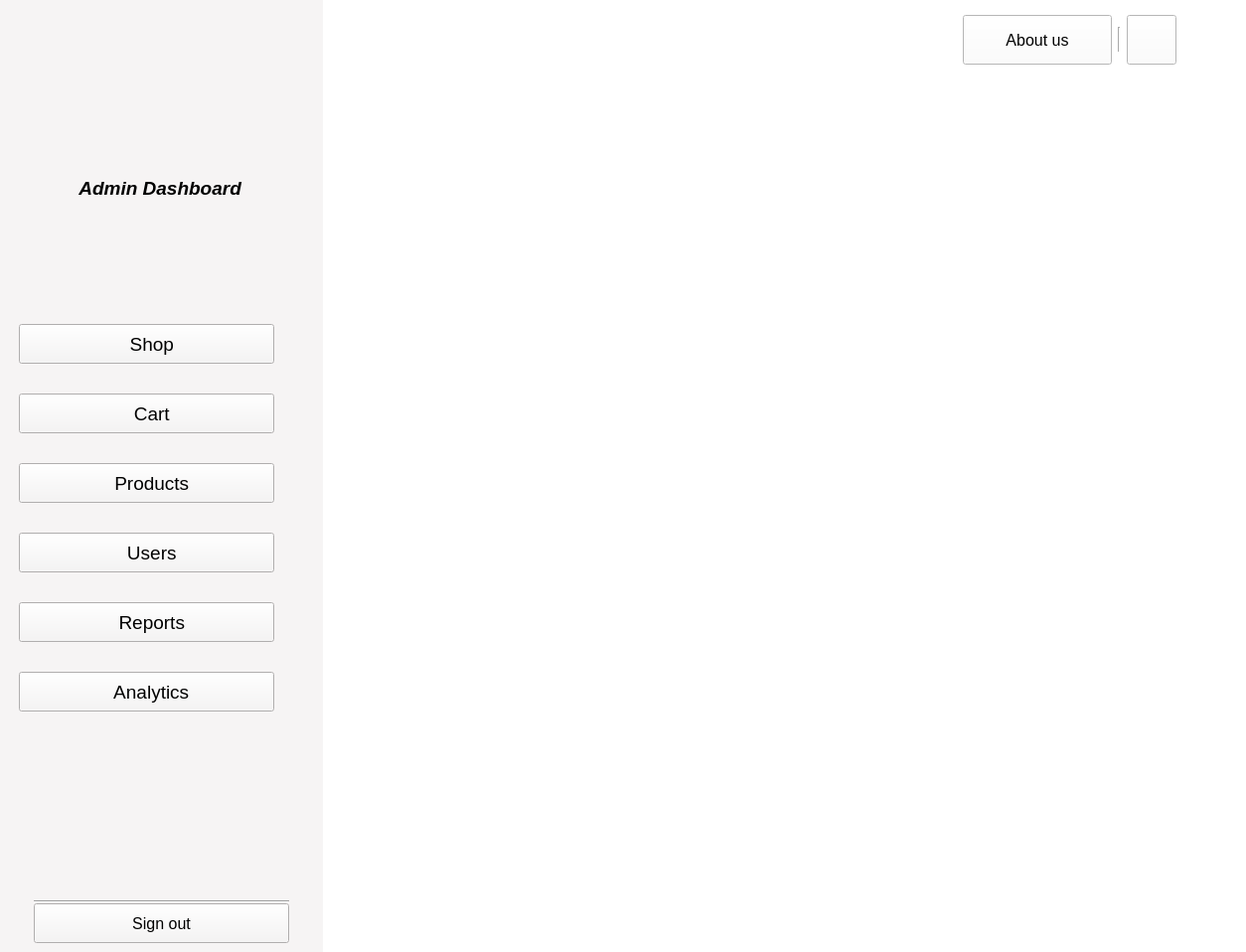
<?xml version="1.0" encoding="UTF-8"?>
<ui version="4.0">
 <class>AdminDashboard</class>
 <widget class="QMainWindow" name="AdminDashboard">
  <property name="geometry">
   <rect>
    <x>0</x>
    <y>0</y>
    <width>1254</width>
    <height>958</height>
   </rect>
  </property>
  <property name="font">
   <font>
    <family>Segoe UI</family>
    <weight>75</weight>
    <italic>true</italic>
    <bold>true</bold>
   </font>
  </property>
  <property name="windowTitle">
   <string>AdminDashboard</string>
  </property>
  <property name="toolTipDuration">
   <number>-1</number>
  </property>
  <property name="layoutDirection">
   <enum>Qt::LeftToRight</enum>
  </property>
  <property name="styleSheet">
   <string notr="true">background-color:#fff;
</string>
  </property>
  <property name="tabShape">
   <enum>QTabWidget::Rounded</enum>
  </property>
  <widget class="QWidget" name="centralwidget">
   <layout class="QGridLayout" name="gridLayout">
    <property name="leftMargin">
     <number>0</number>
    </property>
    <property name="topMargin">
     <number>0</number>
    </property>
    <property name="rightMargin">
     <number>0</number>
    </property>
    <property name="bottomMargin">
     <number>0</number>
    </property>
    <item row="2" column="2">
     <spacer name="verticalSpacer">
      <property name="orientation">
       <enum>Qt::Vertical</enum>
      </property>
      <property name="sizeHint" stdset="0">
       <size>
        <width>20</width>
        <height>783</height>
       </size>
      </property>
     </spacer>
    </item>
    <item row="2" column="1">
     <spacer name="horizontalSpacer_2">
      <property name="orientation">
       <enum>Qt::Horizontal</enum>
      </property>
      <property name="sizeType">
       <enum>QSizePolicy::Fixed</enum>
      </property>
      <property name="sizeHint" stdset="0">
       <size>
        <width>40</width>
        <height>20</height>
       </size>
      </property>
     </spacer>
    </item>
    <item row="1" column="1">
     <spacer name="verticalSpacer_2">
      <property name="orientation">
       <enum>Qt::Vertical</enum>
      </property>
      <property name="sizeType">
       <enum>QSizePolicy::Fixed</enum>
      </property>
      <property name="sizeHint" stdset="0">
       <size>
        <width>20</width>
        <height>10</height>
       </size>
      </property>
     </spacer>
    </item>
    <item row="0" column="1" colspan="2">
     <layout class="QHBoxLayout" name="horizontalLayout_3">
      <property name="leftMargin">
       <number>30</number>
      </property>
      <property name="topMargin">
       <number>15</number>
      </property>
      <property name="rightMargin">
       <number>70</number>
      </property>
      <item>
       <layout class="QHBoxLayout" name="horizontalLayout_2"/>
      </item>
      <item>
       <spacer name="horizontalSpacer">
        <property name="orientation">
         <enum>Qt::Horizontal</enum>
        </property>
        <property name="sizeHint" stdset="0">
         <size>
          <width>40</width>
          <height>20</height>
         </size>
        </property>
       </spacer>
      </item>
      <item>
       <layout class="QHBoxLayout" name="horizontalLayout">
        <item>
         <widget class="QPushButton" name="aboutUs_button">
          <property name="minimumSize">
           <size>
            <width>150</width>
            <height>50</height>
           </size>
          </property>
          <property name="maximumSize">
           <size>
            <width>150</width>
            <height>50</height>
           </size>
          </property>
          <property name="font">
           <font>
            <family>Segoe UI</family>
            <pointsize>12</pointsize>
            <weight>50</weight>
            <italic>false</italic>
            <bold>false</bold>
            <strikeout>false</strikeout>
           </font>
          </property>
          <property name="mouseTracking">
           <bool>true</bool>
          </property>
          <property name="tabletTracking">
           <bool>true</bool>
          </property>
          <property name="layoutDirection">
           <enum>Qt::LeftToRight</enum>
          </property>
          <property name="styleSheet">
           <string notr="true">QPushButton {
 background-color: #f6f4f4;
border-radius:25px;
color:black;
;
}
QPushButton#quit_button {
   background-color: green;
}
QPushButton::pressed {
background-color: #fff;
}
QpushButton{
border: 2px solid #555;
    border-radius: 20px;
    border-style: outset;
border-width:200px;
    
}
QPushButton:hover {
   background-color: #81cdc6;
   transition: background-color 0.5s cubic-bezier(0.4, 0, 0.2, 1);
color:#fff;
}

shoppingbag:hover{
color:#fff;
background-repeat:no-repeat;
}

border:none;
</string>
          </property>
          <property name="text">
           <string>About us</string>
          </property>
          <property name="icon">
           <iconset>
            <normaloff>:/Help/help.png</normaloff>:/Help/help.png</iconset>
          </property>
          <property name="iconSize">
           <size>
            <width>30</width>
            <height>30</height>
           </size>
          </property>
         </widget>
        </item>
        <item>
         <widget class="Line" name="line">
          <property name="sizePolicy">
           <sizepolicy hsizetype="Fixed" vsizetype="Minimum">
            <horstretch>0</horstretch>
            <verstretch>25</verstretch>
           </sizepolicy>
          </property>
          <property name="minimumSize">
           <size>
            <width>0</width>
            <height>25</height>
           </size>
          </property>
          <property name="maximumSize">
           <size>
            <width>16777215</width>
            <height>25</height>
           </size>
          </property>
          <property name="font">
           <font>
            <family>Segoe UI</family>
            <weight>75</weight>
            <bold>true</bold>
           </font>
          </property>
          <property name="orientation">
           <enum>Qt::Vertical</enum>
          </property>
         </widget>
        </item>
        <item>
         <widget class="QPushButton" name="help_button">
          <property name="minimumSize">
           <size>
            <width>50</width>
            <height>50</height>
           </size>
          </property>
          <property name="maximumSize">
           <size>
            <width>50</width>
            <height>50</height>
           </size>
          </property>
          <property name="font">
           <font>
            <family>Segoe UI</family>
            <pointsize>14</pointsize>
            <weight>50</weight>
            <italic>false</italic>
            <bold>false</bold>
            <strikeout>false</strikeout>
           </font>
          </property>
          <property name="mouseTracking">
           <bool>true</bool>
          </property>
          <property name="tabletTracking">
           <bool>true</bool>
          </property>
          <property name="layoutDirection">
           <enum>Qt::LeftToRight</enum>
          </property>
          <property name="styleSheet">
           <string notr="true">QPushButton {
 background-color: #f6f4f4;
border-radius:25px;
color:black;
;
}
QPushButton#quit_button {
   background-color: green;
}
QPushButton::pressed {
background-color: #fff;
}
QpushButton{
border: 2px solid #555;
    border-radius: 20px;
    border-style: outset;
border-width:200px;
    
}
QPushButton:hover {
   background-color: #81cdc6;
   transition: background-color 0.5s cubic-bezier(0.4, 0, 0.2, 1);
color:#fff;
}

shoppingbag:hover{
color:#fff;
background-repeat:no-repeat;
}

border:none;
</string>
          </property>
          <property name="text">
           <string/>
          </property>
          <property name="icon">
           <iconset resource="logo.qrc">
            <normaloff>:/Info/info.png</normaloff>:/Info/info.png</iconset>
          </property>
          <property name="iconSize">
           <size>
            <width>20</width>
            <height>20</height>
           </size>
          </property>
         </widget>
        </item>
       </layout>
      </item>
     </layout>
    </item>
    <item row="0" column="0" rowspan="3">
     <widget class="QWidget" name="widget_2" native="true">
      <property name="sizePolicy">
       <sizepolicy hsizetype="Preferred" vsizetype="Preferred">
        <horstretch>0</horstretch>
        <verstretch>0</verstretch>
       </sizepolicy>
      </property>
      <property name="minimumSize">
       <size>
        <width>325</width>
        <height>0</height>
       </size>
      </property>
      <property name="maximumSize">
       <size>
        <width>325</width>
        <height>16777215</height>
       </size>
      </property>
      <property name="font">
       <font>
        <pointsize>10</pointsize>
       </font>
      </property>
      <property name="toolTipDuration">
       <number>-1</number>
      </property>
      <property name="styleSheet">
       <string notr="true">background-color: #f6f4f4 ;
</string>
      </property>
      <layout class="QVBoxLayout" name="verticalLayout_5">
       <item>
        <layout class="QVBoxLayout" name="verticalLayout_4">
         <property name="spacing">
          <number>0</number>
         </property>
         <property name="leftMargin">
          <number>50</number>
         </property>
         <property name="topMargin">
          <number>10</number>
         </property>
         <property name="bottomMargin">
          <number>10</number>
         </property>
         <item>
          <widget class="QLabel" name="logo">
           <property name="minimumSize">
            <size>
             <width>200</width>
             <height>150</height>
            </size>
           </property>
           <property name="maximumSize">
            <size>
             <width>200</width>
             <height>150</height>
            </size>
           </property>
           <property name="styleSheet">
            <string notr="true">image: url(:/Icon/logo.png);</string>
           </property>
           <property name="frameShape">
            <enum>QFrame::NoFrame</enum>
           </property>
           <property name="frameShadow">
            <enum>QFrame::Plain</enum>
           </property>
           <property name="text">
            <string/>
           </property>
           <property name="scaledContents">
            <bool>false</bool>
           </property>
           <property name="alignment">
            <set>Qt::AlignCenter</set>
           </property>
          </widget>
         </item>
         <item>
          <widget class="QLabel" name="adminLabel">
           <property name="font">
            <font>
             <family>Segoe UI</family>
             <pointsize>14</pointsize>
             <weight>75</weight>
             <italic>true</italic>
             <bold>true</bold>
            </font>
           </property>
           <property name="layoutDirection">
            <enum>Qt::LeftToRight</enum>
           </property>
           <property name="styleSheet">
            <string notr="true">background:none;</string>
           </property>
           <property name="text">
            <string>    Admin Dashboard</string>
           </property>
           <property name="alignment">
            <set>Qt::AlignLeading|Qt::AlignLeft|Qt::AlignVCenter</set>
           </property>
          </widget>
         </item>
        </layout>
       </item>
       <item>
        <spacer name="verticalSpacer_3">
         <property name="orientation">
          <enum>Qt::Vertical</enum>
         </property>
         <property name="sizeType">
          <enum>QSizePolicy::Fixed</enum>
         </property>
         <property name="sizeHint" stdset="0">
          <size>
           <width>20</width>
           <height>50</height>
          </size>
         </property>
        </spacer>
       </item>
       <item>
        <layout class="QVBoxLayout" name="verticalLayout_3">
         <property name="spacing">
          <number>0</number>
         </property>
         <property name="topMargin">
          <number>50</number>
         </property>
         <item>
          <layout class="QVBoxLayout" name="verticalLayout">
           <property name="spacing">
            <number>30</number>
           </property>
           <property name="leftMargin">
            <number>10</number>
           </property>
           <property name="rightMargin">
            <number>40</number>
           </property>
           <item>
            <widget class="QPushButton" name="shop_button">
             <property name="minimumSize">
              <size>
               <width>150</width>
               <height>40</height>
              </size>
             </property>
             <property name="maximumSize">
              <size>
               <width>500</width>
               <height>16777215</height>
              </size>
             </property>
             <property name="font">
              <font>
               <family>Segoe UI</family>
               <pointsize>14</pointsize>
               <weight>50</weight>
               <italic>false</italic>
               <bold>false</bold>
               <strikeout>false</strikeout>
              </font>
             </property>
             <property name="mouseTracking">
              <bool>true</bool>
             </property>
             <property name="tabletTracking">
              <bool>true</bool>
             </property>
             <property name="layoutDirection">
              <enum>Qt::LeftToRight</enum>
             </property>
             <property name="styleSheet">
              <string notr="true">QPushButton {
 background-color: #f6f4f4;
border-radius:17px;
color:black;
padding-right:98px;
}
QPushButton#quit_button {
   background-color: green;
}
QPushButton::pressed {
background-color: #fff;
}
QpushButton{
border: 2px solid #555;
    border-radius: 20px;
    border-style: outset;
border-width:200px;
    
}
QPushButton:hover {
   background-color: #81cdc6;
   transition: background-color 0.5s cubic-bezier(0.4, 0, 0.2, 1);
color:#fff;
}

shoppingbag:hover{
color:#fff;
background-repeat:no-repeat;
}

border:none;
</string>
             </property>
             <property name="text">
              <string>  Shop</string>
             </property>
             <property name="icon">
              <iconset resource="logo.qrc">
               <normaloff>:/Shop/shopping-bag.png</normaloff>
               <normalon>:/Shop/white_bag.png</normalon>:/Shop/shopping-bag.png</iconset>
             </property>
             <property name="iconSize">
              <size>
               <width>20</width>
               <height>20</height>
              </size>
             </property>
            </widget>
           </item>
           <item>
            <widget class="QPushButton" name="cart_button">
             <property name="minimumSize">
              <size>
               <width>150</width>
               <height>40</height>
              </size>
             </property>
             <property name="maximumSize">
              <size>
               <width>500</width>
               <height>16777215</height>
              </size>
             </property>
             <property name="font">
              <font>
               <family>Segoe UI</family>
               <pointsize>14</pointsize>
               <weight>50</weight>
               <italic>false</italic>
               <bold>false</bold>
               <strikeout>false</strikeout>
              </font>
             </property>
             <property name="mouseTracking">
              <bool>true</bool>
             </property>
             <property name="tabletTracking">
              <bool>true</bool>
             </property>
             <property name="layoutDirection">
              <enum>Qt::LeftToRight</enum>
             </property>
             <property name="styleSheet">
              <string notr="true">QPushButton {
 background-color: #f6f4f4;
border-radius:17px;
color:black;
padding-right:106px;
}
QPushButton#quit_button {
   background-color: green;
}
QPushButton::pressed {
background-color: #fff;
}
QpushButton{
border: 2px solid #555;
    border-radius: 20px;
    border-style: outset;
border-width:200px;
    
}
QPushButton:hover {
   background-color: #81cdc6;
   transition: background-color 0.5s cubic-bezier(0.4, 0, 0.2, 1);
color:#fff;
}

border:none;
</string>
             </property>
             <property name="text">
              <string>  Cart</string>
             </property>
             <property name="icon">
              <iconset resource="logo.qrc">
               <normaloff>:/Cart/cart.png</normaloff>:/Cart/cart.png</iconset>
             </property>
             <property name="iconSize">
              <size>
               <width>22</width>
               <height>22</height>
              </size>
             </property>
            </widget>
           </item>
           <item>
            <widget class="QPushButton" name="products_button">
             <property name="minimumSize">
              <size>
               <width>150</width>
               <height>40</height>
              </size>
             </property>
             <property name="maximumSize">
              <size>
               <width>500</width>
               <height>16777215</height>
              </size>
             </property>
             <property name="font">
              <font>
               <family>Segoe UI</family>
               <pointsize>14</pointsize>
               <weight>50</weight>
               <italic>false</italic>
               <bold>false</bold>
               <strikeout>false</strikeout>
              </font>
             </property>
             <property name="mouseTracking">
              <bool>true</bool>
             </property>
             <property name="tabletTracking">
              <bool>true</bool>
             </property>
             <property name="layoutDirection">
              <enum>Qt::LeftToRight</enum>
             </property>
             <property name="styleSheet">
              <string notr="true">QPushButton {
 background-color: #f6f4f4;
border-radius:17px;
color:black;
padding-right:73px;
}
QPushButton#quit_button {
   background-color: green;
}
QPushButton::pressed {
background-color: #fff;
}
QpushButton{
border: 2px solid #555;
    border-radius: 20px;
    border-style: outset;
border-width:200px;
    
}
QPushButton:hover {
   background-color: #81cdc6;
   transition: background-color 0.5s cubic-bezier(0.4, 0, 0.2, 1);
color:#fff;
}

border:none;
</string>
             </property>
             <property name="text">
              <string>  Products</string>
             </property>
             <property name="icon">
              <iconset resource="logo.qrc">
               <normaloff>:/Tools/products.png</normaloff>:/Tools/products.png</iconset>
             </property>
             <property name="iconSize">
              <size>
               <width>20</width>
               <height>20</height>
              </size>
             </property>
            </widget>
           </item>
           <item>
            <widget class="QPushButton" name="users_button">
             <property name="minimumSize">
              <size>
               <width>150</width>
               <height>40</height>
              </size>
             </property>
             <property name="maximumSize">
              <size>
               <width>500</width>
               <height>16777215</height>
              </size>
             </property>
             <property name="font">
              <font>
               <family>Segoe UI</family>
               <pointsize>14</pointsize>
               <weight>50</weight>
               <italic>false</italic>
               <bold>false</bold>
               <strikeout>false</strikeout>
              </font>
             </property>
             <property name="mouseTracking">
              <bool>true</bool>
             </property>
             <property name="tabletTracking">
              <bool>true</bool>
             </property>
             <property name="layoutDirection">
              <enum>Qt::LeftToRight</enum>
             </property>
             <property name="styleSheet">
              <string notr="true">QPushButton {
 background-color: #f6f4f4;
border-radius:17px;
color:black;
padding-right:95px;
}
QPushButton#quit_button {
   background-color: green;
}
QPushButton::pressed {
background-color: #fff;
}
QpushButton{
border: 2px solid #555;
    border-radius: 20px;
    border-style: outset;
border-width:200px;
    
}
QPushButton:hover {
   background-color: #81cdc6;
   transition: background-color 0.5s cubic-bezier(0.4, 0, 0.2, 1);
color:#fff;
}

border:none;
</string>
             </property>
             <property name="text">
              <string>  Users</string>
             </property>
             <property name="icon">
              <iconset resource="logo.qrc">
               <normaloff>:/user/user.png</normaloff>:/user/user.png</iconset>
             </property>
             <property name="iconSize">
              <size>
               <width>24</width>
               <height>24</height>
              </size>
             </property>
            </widget>
           </item>
           <item>
            <widget class="QPushButton" name="reports_button">
             <property name="minimumSize">
              <size>
               <width>150</width>
               <height>40</height>
              </size>
             </property>
             <property name="maximumSize">
              <size>
               <width>500</width>
               <height>16777215</height>
              </size>
             </property>
             <property name="font">
              <font>
               <family>Segoe UI</family>
               <pointsize>14</pointsize>
               <weight>50</weight>
               <italic>false</italic>
               <bold>false</bold>
               <strikeout>false</strikeout>
              </font>
             </property>
             <property name="mouseTracking">
              <bool>true</bool>
             </property>
             <property name="tabletTracking">
              <bool>true</bool>
             </property>
             <property name="layoutDirection">
              <enum>Qt::LeftToRight</enum>
             </property>
             <property name="styleSheet">
              <string notr="true">QPushButton {
 background-color: #f6f4f4;
border-radius:17px;
color:black;
padding-right:80px;
}
QPushButton#quit_button {
   background-color: green;
}
QPushButton::pressed {
background-color: #fff;
}
QpushButton{
border: 2px solid #555;
    border-radius: 20px;
    border-style: outset;
border-width:200px;
    
}
QPushButton:hover {
   background-color: #81cdc6;
   transition: background-color 0.5s cubic-bezier(0.4, 0, 0.2, 1);
color:#fff;
}

border:none;
</string>
             </property>
             <property name="text">
              <string>  Reports</string>
             </property>
             <property name="icon">
              <iconset resource="logo.qrc">
               <normaloff>:/reports/reports.png</normaloff>:/reports/reports.png</iconset>
             </property>
             <property name="iconSize">
              <size>
               <width>20</width>
               <height>20</height>
              </size>
             </property>
            </widget>
           </item>
           <item>
            <widget class="QPushButton" name="analytics_button">
             <property name="minimumSize">
              <size>
               <width>150</width>
               <height>40</height>
              </size>
             </property>
             <property name="maximumSize">
              <size>
               <width>500</width>
               <height>16777215</height>
              </size>
             </property>
             <property name="font">
              <font>
               <family>Segoe UI</family>
               <pointsize>14</pointsize>
               <weight>50</weight>
               <italic>false</italic>
               <bold>false</bold>
               <strikeout>false</strikeout>
              </font>
             </property>
             <property name="mouseTracking">
              <bool>true</bool>
             </property>
             <property name="tabletTracking">
              <bool>true</bool>
             </property>
             <property name="layoutDirection">
              <enum>Qt::LeftToRight</enum>
             </property>
             <property name="styleSheet">
              <string notr="true">QPushButton {
 background-color: #f6f4f4;
border-radius:17px;
color:black;
padding-right:70px;
}
QPushButton#quit_button {
   background-color: green;
}
QPushButton::pressed {
background-color: #fff;
}
QpushButton{
border: 2px solid #555;
    border-radius: 20px;
    border-style: outset;
border-width:200px;
    
}
QPushButton:hover {
   background-color: #81cdc6;
   transition: background-color 0.5s cubic-bezier(0.4, 0, 0.2, 1);
color:#fff;
}

border:none;
</string>
             </property>
             <property name="text">
              <string>  Analytics</string>
             </property>
             <property name="icon">
              <iconset resource="logo.qrc">
               <normaloff>:/analytics/analytics.png</normaloff>:/analytics/analytics.png</iconset>
             </property>
             <property name="iconSize">
              <size>
               <width>20</width>
               <height>20</height>
              </size>
             </property>
            </widget>
           </item>
          </layout>
         </item>
         <item>
          <layout class="QVBoxLayout" name="verticalLayout_2">
           <property name="leftMargin">
            <number>25</number>
           </property>
           <property name="topMargin">
            <number>190</number>
           </property>
           <property name="rightMargin">
            <number>25</number>
           </property>
           <item>
            <widget class="Line" name="line_2">
             <property name="styleSheet">
              <string notr="true">background-color:none;</string>
             </property>
             <property name="orientation">
              <enum>Qt::Horizontal</enum>
             </property>
            </widget>
           </item>
           <item>
            <widget class="QPushButton" name="logout_button">
             <property name="minimumSize">
              <size>
               <width>100</width>
               <height>40</height>
              </size>
             </property>
             <property name="maximumSize">
              <size>
               <width>300</width>
               <height>16777215</height>
              </size>
             </property>
             <property name="font">
              <font>
               <family>Segoe UI</family>
               <pointsize>12</pointsize>
               <weight>50</weight>
               <italic>false</italic>
               <bold>false</bold>
               <strikeout>false</strikeout>
              </font>
             </property>
             <property name="mouseTracking">
              <bool>true</bool>
             </property>
             <property name="tabletTracking">
              <bool>true</bool>
             </property>
             <property name="layoutDirection">
              <enum>Qt::LeftToRight</enum>
             </property>
             <property name="styleSheet">
              <string notr="true">QPushButton {
 background-color: #f6f4f4;
border-radius:13px;
color: #636363;
;
}
QPushButton#quit_button {
   background-color: green;
}
QPushButton::pressed {
background-color: #fff;
}
QpushButton{
border: 2px solid #555;
    border-radius: 20px;
    border-style: outset;
border-width:200px;
    
}
QPushButton:hover {
   background-color: #81cdc6;
   transition: background-color 0.5s cubic-bezier(0.4, 0, 0.2, 1);
color:#fff;
}

shoppingbag:hover{
color:#fff;
background-repeat:no-repeat;
}

border:none;
</string>
             </property>
             <property name="text">
              <string>Sign out</string>
             </property>
             <property name="icon">
              <iconset>
               <normaloff>:/logout/logout.png</normaloff>:/logout/logout.png</iconset>
             </property>
             <property name="iconSize">
              <size>
               <width>25</width>
               <height>25</height>
              </size>
             </property>
            </widget>
           </item>
          </layout>
         </item>
        </layout>
       </item>
      </layout>
     </widget>
    </item>
   </layout>
  </widget>
 </widget>
 <resources>
  <include location="logo.qrc"/>
 </resources>
 <connections/>
</ui>
